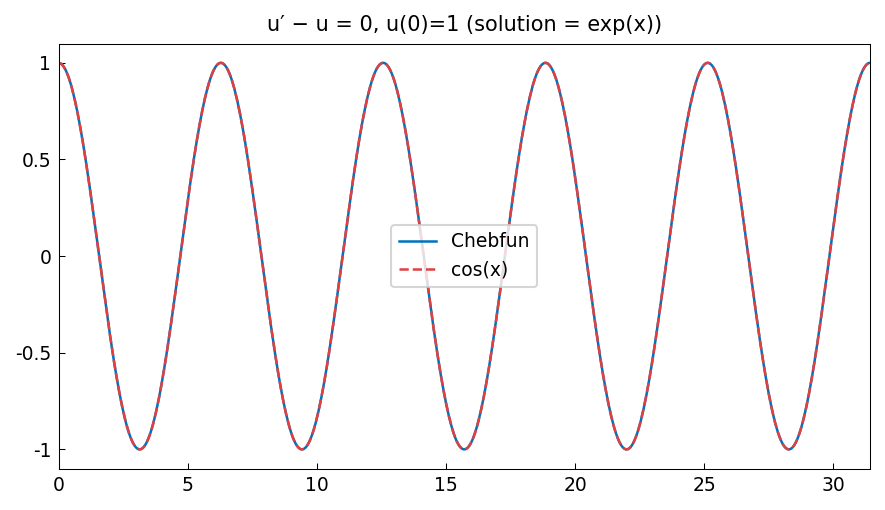

The script that saved this image:
"""Linear IVP: u'' + u = 0 giving cos(x).

Demonstrates solving the harmonic oscillator IVP:
    u'' + u = 0, u(0) = 1, u'(0) = 0
whose solution is cos(x). Tests on a large interval [0, 100].

Credit: Inspired by Chebfun ode-linear examples.
Original MATLAB Chebfun: Copyright 2017 by The University of Oxford and
The Chebfun Developers. See https://www.chebfun.org/ for Chebfun information.
"""
import os

os.environ.setdefault("XLA_PYTHON_CLIENT_PREALLOCATE", "false")

import matplotlib

matplotlib.use("Agg")
import os
import sys

import jax.numpy as jnp
import matplotlib.pyplot as plt

sys.path.insert(0, os.path.join(os.path.dirname(__file__), '..', '..', 'src'))

import chebfunjax as cj
from chebfunjax.plotting import chebfun_style

chebfun_style()

from chebfunjax.operators.chebop import Chebop
from chebfunjax.plotting import plot


def run():
    print("=" * 60)
    print("IVP: u'' + u = 0, solution cos(x)")
    print("=" * 60)

    # --- Solve on [0, 10*pi] -----------------------------------------
    d = (0.0, float(10.0 * jnp.pi))
    N = Chebop(lambda x, u: u.diff(2) + u, domain=d)
    # IVP: u(0) = 1, u'(0) = 0
    N.lbc = [1.0, 0.0]  # [value, derivative] at left endpoint

    u = N.solve(0.0)
    print("\nu'' + u = 0 on [0, 10*pi], u(0)=1, u'(0)=0:")
    print(f"  Chebfun length: {len(u)}")

    # Compare with exact solution cos(x)
    dom = d
    cos_cheb = cj.chebfun(lambda x: jnp.cos(x), domain=dom)
    x_test = jnp.linspace(0.0, float(10.0 * jnp.pi), 500)
    err = float(jnp.max(jnp.abs(u(x_test) - jnp.cos(x_test))))
    print(f"  Max error vs cos(x): {err:.2e}")
    assert err < 1e-8, f"Error too large: {err}"

    # Verify initial conditions
    u0 = float(u(jnp.array(0.0)))
    du = u.diff()
    du0 = float(du(jnp.array(0.0)))
    print(f"  u(0)  = {u0:.15f}  (exact: 1.0)")
    print(f"  u'(0) = {du0:.15f}  (exact: 0.0)")
    assert abs(u0 - 1.0) < 1e-12
    assert abs(du0) < 1e-11

    # Verify ODE residual: u'' + u should be ~0
    d2u = u.diff(2)
    residual = d2u + u
    x_check = jnp.linspace(0.1, float(10.0 * jnp.pi) - 0.1, 100)
    res_err = float(jnp.max(jnp.abs(residual(x_check))))
    print(f"  ||u'' + u||_inf = {res_err:.2e}")
    assert res_err < 1e-8

    # --- Plots -------------------------------------------------------
    _here = os.path.dirname(os.path.abspath(__file__))
    fig, ax = plot(u, title="u′ − u = 0, u(0)=1 (solution = exp(x))",
                   label="Chebfun")
    plot(cos_cheb, ax=ax, color="#E04040", linestyle="--", label="cos(x)")
    ax.legend(fontsize=9)
    fig.savefig(os.path.join(_here, "linear_ivp_cosine.png"),
                dpi=150, bbox_inches="tight")
    plt.close(fig)

    print("\nAll assertions passed.")
    return True

if __name__ == "__main__":
    run()
